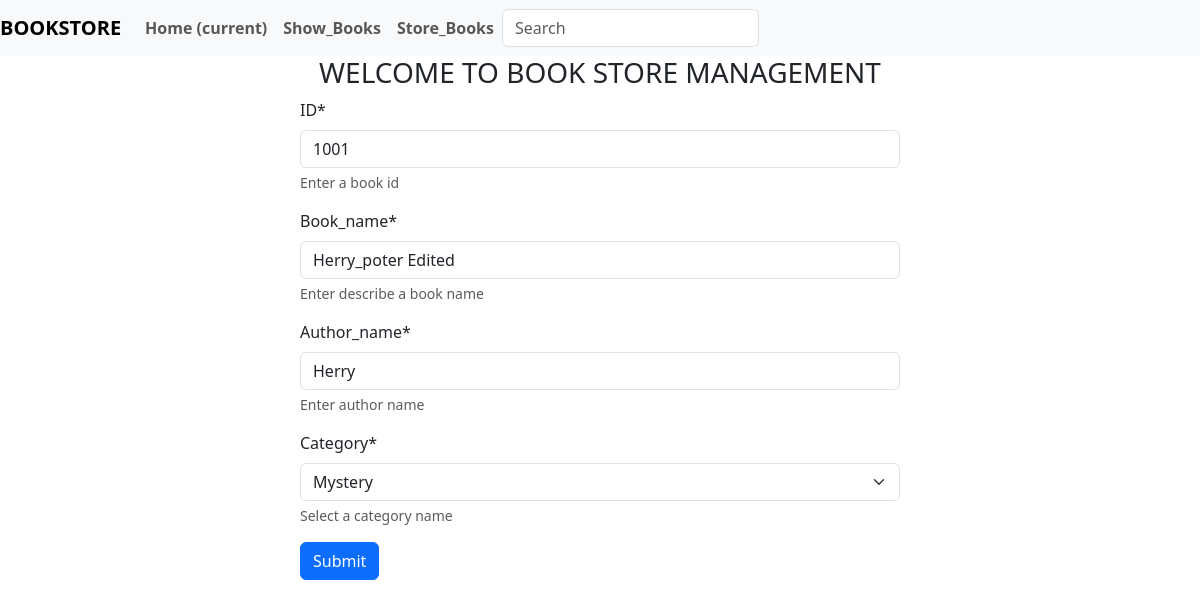
Page /edit_book/1001 on the committed database.
### book_app/models.py (models this page shows, shortened)
class BookStoreModel(models.Model):
    CATEGORY = (
        ('Mystery','Mystery'),
        ('Thriller','Thriller'),
        ('Sci-Fi','Sci-Fi'),
        ('Humor','Humor'),
        ('Horror','Horror'),
    )
    id = models.IntegerField(primary_key=True)
    book_name = models.CharField(max_length=30)
    author = models.CharField(max_length=30)
    category = models.CharField(max_length=30,choices=CATEGORY)
    first_pub = models.DateTimeField(auto_now_add=True)
    last_pub =  models.DateTimeField(auto_now=True)

### book_app/views.py (the view)
# urls.py: path('edit_book/<int:id>',views.editBook, name = "editbook"),
def editBook(request,id):
    book = BookStoreModel.objects.get(pk = id)
    form = BookStoreForm(instance = book)
    if request.method == 'POST':
        form =BookStoreForm(request.POST, instance = book)
        if form.is_valid():
            form.save(commit=True)
            return redirect("showbook")
    return render(request,"./book_app/store_book.html",{'form':form})

### book_app/forms.py
class BookStoreForm(forms.ModelForm):
    class Meta:
        model = BookStoreModel
        fields = '__all__'
        labels = {
            'id' : 'ID',
            'book_name' : 'Book_name',
            'author' : 'Author_name',
            'category' : 'Category',
            'first_pub' : 'First_Publis',
            'last_pub' : 'Last_Publis'
        }
        help_texts = {
            'id' : 'Enter a book  id',
            'book_name' : 'Enter describe a book name',
            'author' : 'Enter author name',
            'category' : 'Select a category name',
            'first_pub' : 'Enter first publication',
            'last_pub' : 'Enter last publication'
        }

### book_app/templates/book_app/store_book.html (shortened to what this page needs)
{% extends 'book_app/base.html'%}
{% block content %}
{% load crispy_forms_tags %}
<div style = "width : 50%; margin: auto">
    <h3 align = 'center'>WELCOME TO BOOK STORE MANAGEMENT</h3>
    <form method = 'post'>
        {{form|crispy}}
        <button class = "btn btn-primary" type = "submit">Submit</button>
    </form>
</div>
{% endblock %}

### rows in the picture
BookStoreModel: id "1001", book_name "Herry_poter Edited", author "Herry", category "Mystery"
